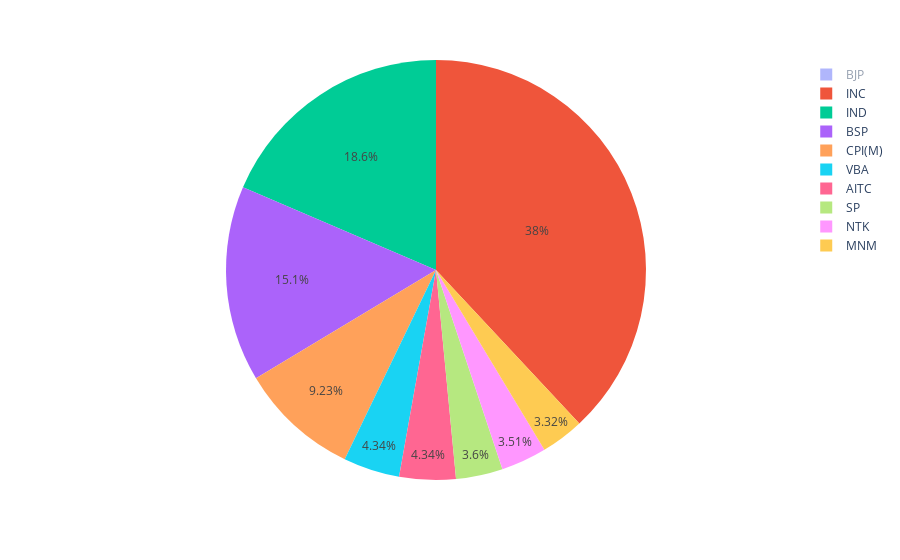

This figure's notebook cell:
### Markdown cell above
### 4. How many parties are there at National Level? Represent Them on a pie . Slices to be based on # Candidates

### Code cell
print('Number of Parties at National Level: ',df.PARTY.nunique())


fig=plt.gcf()
fig.set_size_inches(15,10)

q5=pd.DataFrame(df.groupby('PARTY')['NAME'].nunique().rank(ascending=False).sort_values(ascending=True))
q5['PARTY']=q5.index  
q5=q5.reset_index(drop=True)
q5=q5.join(pd.DataFrame(df.groupby('PARTY')['NAME'].nunique()),on='PARTY',how='left',lsuffix='_RANK')
q5.loc[q5['NAME_RANK'] >10, 'PARTY'] = 'OTHERS'

#q5.groupby(['PARTY'])['NAME'].sum().plot(kind='pie',subplots=True,figsize=(10,10))
plt.pie(x=q5[q5['PARTY']!='OTHERS'].groupby(['PARTY'])['NAME'].sum(),shadow=True,autopct='%1.1f%%', pctdistance=1.1, labeldistance=1.2)
plt.title("Parties with # Candidates - Of 133 parties only top 10 are showcased in figure, rest are clubbed into 'OTHERS'")
plt.legend(pd.DataFrame(q5[q5['PARTY']!='OTHERS'].groupby(['PARTY'])['NAME'].sum()).index + ' -  ' + (q5[q5['PARTY']!='OTHERS'].groupby(['PARTY'])['NAME'].sum()).astype(str))
print('Top 10 Parties account for ', "{:.1%}".format(((q5[q5['PARTY']!='OTHERS']['NAME'].sum())/q5['NAME'].sum())),'. Rest', "{:.1%}".format(((q5[q5['PARTY']=='OTHERS']['NAME'].sum())/q5['NAME'].sum())),' is accounted by 123 Parties' )
plt.show()


px.pie(q5[q5['PARTY']!='OTHERS'],names='PARTY',values='NAME',color='PARTY',hover_data=q5.columns,labels='NAME')

### Figure 1 — Plotly figure (JSON) as saved in the notebook; plotly's stock layout.template omitted (floating-point values rounded to 4 significant figures)
{"data": [{"customdata": [[1, "BJP", 420, "BJP"], [2, "INC", 412, "INC"], [3, "IND", 201, "IND"], [4, "BSP", 163, "BSP"], [5, "CPI(M)", 100, "CPI(M)"], [6.5, "VBA", 47, "VBA"], [6.5, "AITC", 47, "AITC"], [8, "SP", 39, "SP"], [9, "NTK", 38, "NTK"], [10, "MNM", 36, "MNM"]], "domain": {"x": [0, 1], "y": [0, 1]}, "hovertemplate": "PARTY=%{customdata[3]}<br>NAME=%{customdata[2]}<br>NAME_RANK=%{customdata[0]}<extra></extra>", "labels": ["BJP", "INC", "IND", "BSP", "CPI(M)", "VBA", "AITC", "SP", "NTK", "MNM"], "legendgroup": "", "marker": {"colors": ["#636efa", "#EF553B", "#00cc96", "#ab63fa", "#FFA15A", "#19d3f3", "#FF6692", "#B6E880", "#FF97FF", "#FECB52"]}, "name": "", "showlegend": true, "type": "pie", "values": [420, 412, 201, 163, 100, 47, 47, 39, 38, 36]}], "layout": {"autosize": true, "hiddenlabels": ["BJP"], "legend": {"tracegroupgap": 0}, "margin": {"t": 60}}}
